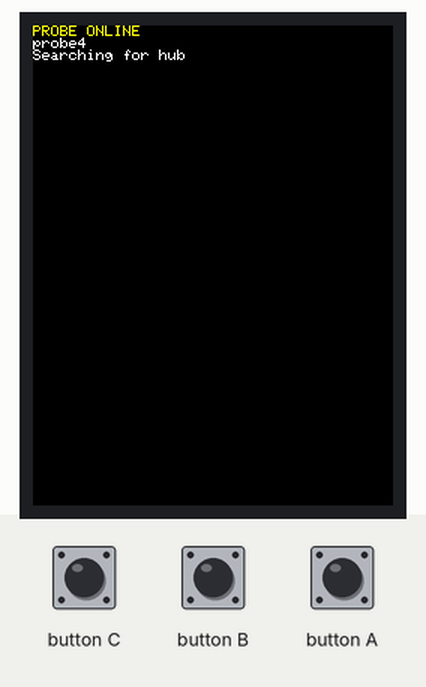
Bench run of a sketch on a simulated ESP32-S3. On the bench: 240×320 colour display. The test bench sets the inputs (shaded band). WiFi joins after 1.5 s; servers stay silent unless stated; what the sketch prints to the serial monitor is not drawn.

Above: at 3.0 s.
3.1 s: button C pressed for 0.15 s
6.2 s: button C pressed for 1 s
At 6.82 s:
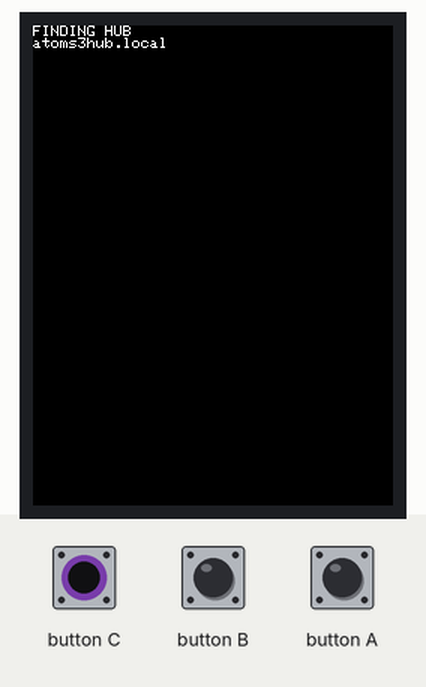
8.7 s: button B pressed for 0.15 s
Timing chart, 0 to 11.7 s (numbered marks = the images above; inputs shaded):
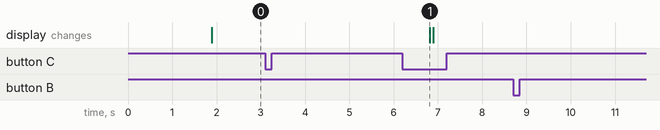

Measured:
- after the input at 3.1 s, every drawn part: stays the same

The sketch:

AtomS3_4Probe_Probe.ino
```cpp
#include <M5Unified.h>
#include <WiFi.h>
#include <WiFiUdp.h>
#include <ESPmDNS.h>

// The hub and all four probes must join the same 2.4 GHz Wi-Fi network.
const char* WIFI_SSID = "McDonalds_Free_Wifi";
const char* WIFI_PASS = "similarshift507";

// IMPORTANT: Set this to a different value (1, 2, 3, or 4) before uploading
// this same sketch to each physical probe. The number creates both the unique
// packet ID (probe1) and the unique network hostname (atoms3probe1).
const uint8_t PROBE_NUMBER = 4;
static_assert(PROBE_NUMBER >= 1 && PROBE_NUMBER <= 4,
              "PROBE_NUMBER must be from 1 through 4");

const char* HUB_HOSTNAME = "atoms3hub";
const uint16_t HUB_SENSOR_PORT = 4210;
const uint32_t SEND_INTERVAL_MS = 250;
const uint32_t RESOLVE_INTERVAL_MS = 5000;

char probeId[17];
char probeHostname[24];

WiFiUDP sensorUdp;
IPAddress hubAddress;
uint32_t sequenceNumber = 0;
uint32_t lastSendMs = 0;
uint32_t lastResolveAttemptMs = 0;
uint32_t lastDisplayMs = 0;

void showStatus(const String& first, const String& second = "",
                const String& third = "", uint16_t color = TFT_WHITE) {
  M5.Display.fillScreen(TFT_BLACK);
  M5.Display.setTextSize(1);
  M5.Display.setCursor(0, 0);
  M5.Display.setTextColor(color, TFT_BLACK);
  M5.Display.println(first);
  M5.Display.setTextColor(TFT_WHITE, TFT_BLACK);
  if (second.length()) M5.Display.println(second);
  if (third.length()) M5.Display.println(third);
}

bool connectToWiFi() {
  WiFi.mode(WIFI_STA);
  WiFi.setHostname(probeHostname);
  WiFi.begin(WIFI_SSID, WIFI_PASS);
  showStatus("PROBE CONNECTING", probeId);

  const uint32_t started = millis();
  while (WiFi.status() != WL_CONNECTED && millis() - started < 20000) {
    delay(250);
  }

  if (WiFi.status() != WL_CONNECTED) {
    showStatus("PROBE WIFI FAIL", "Restarting...", "", TFT_RED);
    delay(3000);
    ESP.restart();
    return false;
  }

  return true;
}

bool resolveHub() {
  lastResolveAttemptMs = millis();
  showStatus("FINDING HUB", "atoms3hub.local");

  hubAddress = MDNS.queryHost(HUB_HOSTNAME, 2000);
  if ((uint32_t)hubAddress == 0) {
    Serial.println("Hub not found; another lookup will be attempted.");
    return false;
  }

  Serial.printf("Hub resolved to %s\n", hubAddress.toString().c_str());
  return true;
}

bool sendReading() {
  auto reading = M5.Imu.getImuData();

  // Keep the original S3P1 packet format so the proven UDP protocol remains
  // unchanged. The unique probeId tells the hub which of its four slots to use.
  char packet[220];
  const int length = snprintf(packet, sizeof(packet),
                              "S3P1,%s,%lu,%lu,%.4f,%.4f,%.4f,%.3f,%.3f,%.3f,%d",
                              probeId,
                              (unsigned long)sequenceNumber,
                              (unsigned long)millis(),
                              reading.accel.x, reading.accel.y, reading.accel.z,
                              reading.gyro.x, reading.gyro.y, reading.gyro.z,
                              WiFi.RSSI());

  if (length <= 0 || length >= (int)sizeof(packet)) {
    Serial.println("Sensor packet formatting failed.");
    return false;
  }

  if (!sensorUdp.beginPacket(hubAddress, HUB_SENSOR_PORT)) {
    Serial.println("Could not begin UDP packet.");
    return false;
  }

  sensorUdp.write((const uint8_t*)packet, (size_t)length);
  const bool sent = sensorUdp.endPacket() == 1;

  if (sent) {
    sequenceNumber++;
  } else {
    Serial.println("UDP send failed; hub address will be resolved again.");
    hubAddress = IPAddress();
  }

  return sent;
}

void setup() {
  // Build both names before Wi-Fi starts; ESP32 requires setHostname() before
  // WiFi.begin(). These buffers remain valid for the lifetime of the program.
  snprintf(probeId, sizeof(probeId), "probe%u", (unsigned)PROBE_NUMBER);
  snprintf(probeHostname, sizeof(probeHostname),
           "atoms3probe%u", (unsigned)PROBE_NUMBER);

  auto config = M5.config();
  M5.begin(config);
  M5.Display.setRotation(0);
  M5.Display.setBrightness(120);
  Serial.begin(115200);

  if (!connectToWiFi()) return;

  if (!MDNS.begin(probeHostname)) {
    showStatus("PROBE MDNS FAIL", "Restarting...", "", TFT_RED);
    delay(3000);
    ESP.restart();
  }

  sensorUdp.begin(0);  // Let the network stack choose the source port.
  resolveHub();
}

void loop() {
  M5.update();
  M5.Imu.update();

  if (WiFi.status() != WL_CONNECTED) {
    showStatus("PROBE WIFI LOST", "Restarting...", "", TFT_RED);
    delay(3000);
    ESP.restart();
  }

  if ((uint32_t)hubAddress == 0) {
    if (millis() - lastResolveAttemptMs >= RESOLVE_INTERVAL_MS) {
      resolveHub();
    }
  } else if (millis() - lastSendMs >= SEND_INTERVAL_MS) {
    lastSendMs = millis();
    sendReading();
  }

  if (millis() - lastDisplayMs >= 1000) {
    lastDisplayMs = millis();
    if ((uint32_t)hubAddress == 0) {
      showStatus("PROBE ONLINE", probeId, "Searching for hub", TFT_YELLOW);
    } else {
      showStatus("SENDING DATA", probeId,
                 "packet " + String(sequenceNumber), TFT_GREEN);
    }
  }

  delay(1);
}
```
